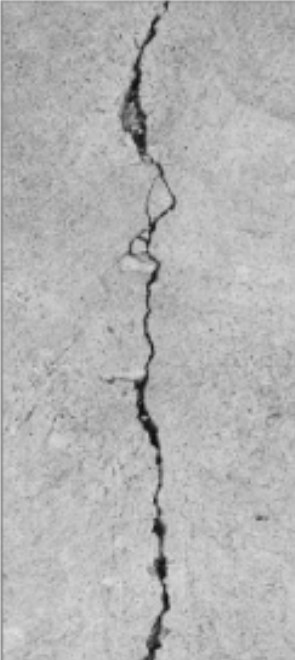
%> input picture data/crack.jpg, 295 x 660 px
$ octave code.m   (GNU Octave 9; MATLAB toolbox functions it lacks are replaced by stand-ins)
%> lines starting %> are read from the running program, lines starting %| are printed output that depends on the picture; in (x1, y1, x2, y2) boxes, pixels count from 0 and x2, y2 are one past the last pixel; in counts of white or black regions, pixels touching at a corner belong together; the program's own positions count from 1

img = imread("D:\sem_5\dip\project\crack.jpg");
%> img is the input picture: size 660x295x3 uint8; min 9, max 223, mean 179.3
img=im2gray(img);
%> img: size 660x295 uint8
%Apply Gaussian Blur to reduce noise
img_blur = imgaussfilt(img, 3);
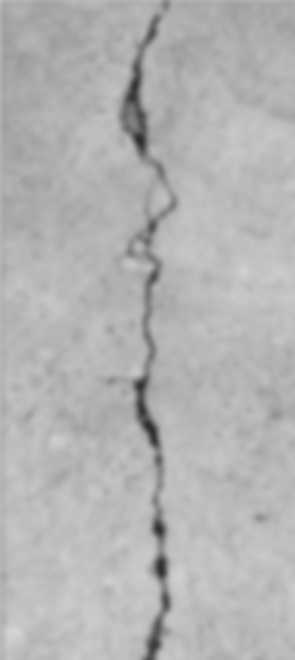
%> img_blur: size 660x295 uint8; min 44, max 212, mean 179.4

% Contrast Enhancement (Optional)
img_enhanced = imadjust(img_blur);
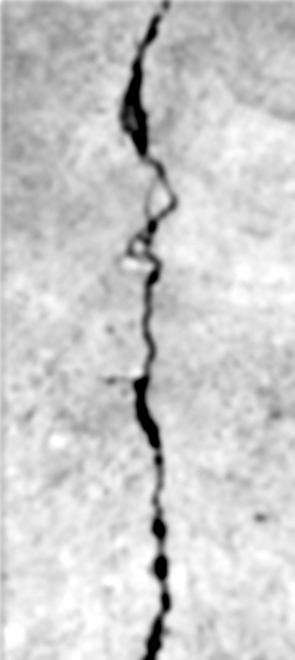
%> img_enhanced: size 660x295 uint8; min 0, max 255, mean 203.5

% Edge Detection using Canny
edges = edge(img_enhanced, 'Canny',[0.1 0.3]);
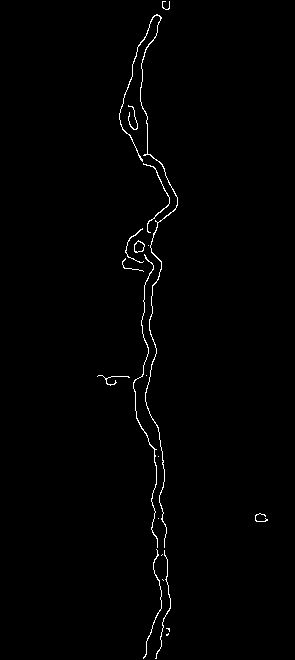
%> edges: size 660x295 logical; 0.97% white in thin lines or dots, all inside (x1, y1, x2, y2) = (97, 1, 268, 659)

% Otsu's Thresholding
otsu_threshold = graythresh(img_enhanced);
%> otsu_threshold = 0.527
binary_img = imbinarize(img_enhanced, otsu_threshold);
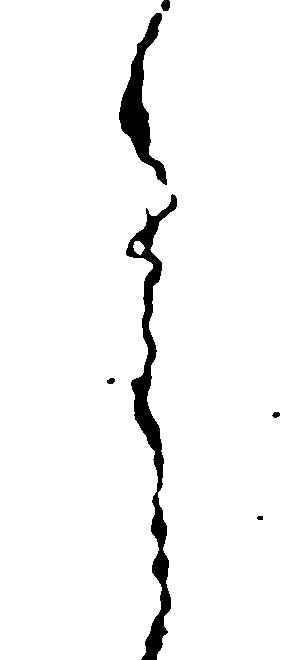
%> binary_img: size 660x295 logical; 95.8% white; 6 black regions, box (x1, y1, x2, y2) and area: (126, 194, 177, 660) 5272, (119, 13, 167, 185) 2671, (161, 0, 170, 11) 81, (107, 378, 115, 384) 38, (272, 412, 280, 418) 36, (257, 516, 263, 520) 22

%Morphological Operations
% Use morphological closing to fill gaps in the cracks
se = strel('line',2,90);
binary_img = imclose(binary_img, se);
%> binary_img: size 660x295 logical; 95.8% white; 6 black regions, box (x1, y1, x2, y2) and area: (126, 194, 177, 660) 5261, (119, 13, 167, 185) 2669, (161, 0, 170, 11) 81, (107, 378, 115, 384) 38, (273, 412, 280, 418) 35, (258, 516, 263, 520) 20

%  Combine Edge Detection and Thresholding Resultss
combined_img = im2bw(double(binary_img) + 3* double(edges), 0.5);
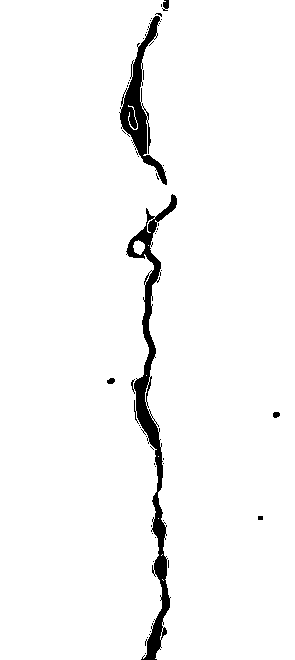
%> combined_img: size 660x295 logical; 96.5% white; 48 black regions (42 under 20 px), largest, box (x1, y1, x2, y2) and area: (126, 194, 177, 660) 4418, (119, 16, 167, 185) 2158, (162, 0, 169, 11) 54, (107, 378, 115, 384) 38, (273, 412, 280, 418) 35, (258, 516, 263, 520) 20


%  Remove small objects (noise) using area-based filtering
cleaned_img = bwareaopen(combined_img, 50);

%  Label Connected Components
[labeled_img, num] = bwlabel(cleaned_img);
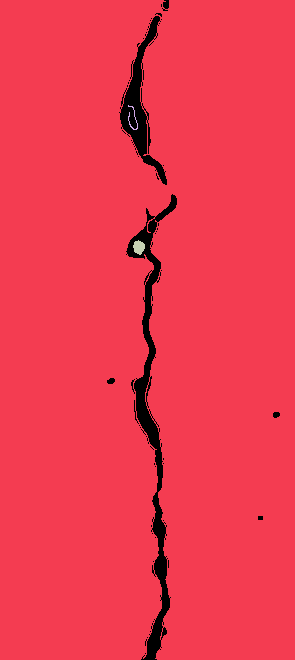
%> labeled_img: size 660x295 double; 4 distinct labels, from 0 to 3; one colour per label, 0 black
%> num = 3


%  Display results
figure;
subplot(2, 3, 1);
imshow(img);
title('Original Image');

subplot(2, 3, 2);
imshow(img_blur);
title('Gaussian Blurred');

subplot(2, 3, 3);
imshow(edges);
title('Canny Edge Detection');

subplot(2, 3, 4);
imshow(binary_img);
title('Otsu Thresholding');

subplot(2, 3, 5);
imshow(cleaned_img);
title('Cleaned Binary Image');

subplot(2, 3, 6);
imshow(label2rgb(labeled_img, 'spring', 'k', 'shuffle'));
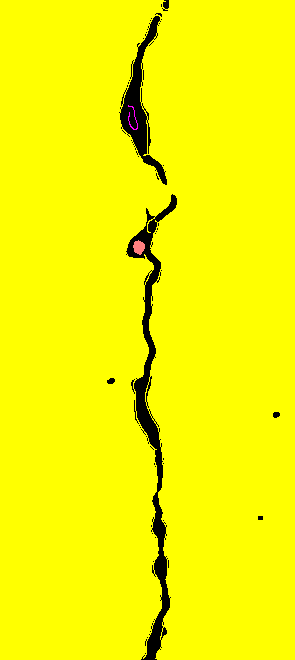
%> displayed picture: size 660x295x3, on the screen's scale of 0 to 255; mean R, G, B 246.1, 245.9, 0.2
title(['Detected Cracks: ', num2str(num)]);

stats = regionprops(cleaned_img, 'Area', 'Perimeter');
%> stats = 3 regions; Area and Perimeter: 187689 2989.7, 127 38.51, 56 98.17
total_crack_area = sum([stats.Area]);
%> total_crack_area = 187872
crack_density = total_crack_area / numel(cleaned_img);
%> crack_density = 0.965
disp(total_crack_area);
%| 187872
disp(crack_density);
%| 0.9649

$ run again, with data/PV.jpg copied over data/crack.jpg
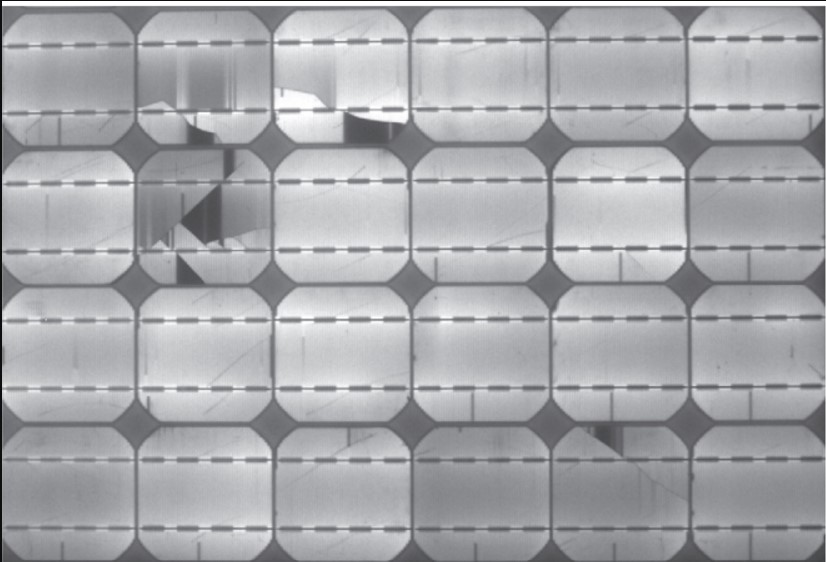
%> input picture data/PV.jpg, 826 x 562 px
%> img is the input picture: size 562x826x3 uint8; mean R, G, B 167.5, 168.4, 172
%> img: size 562x826 uint8
%> `edges = edge(img_enhanced, 'Canny',[0.1 0.3]);`:
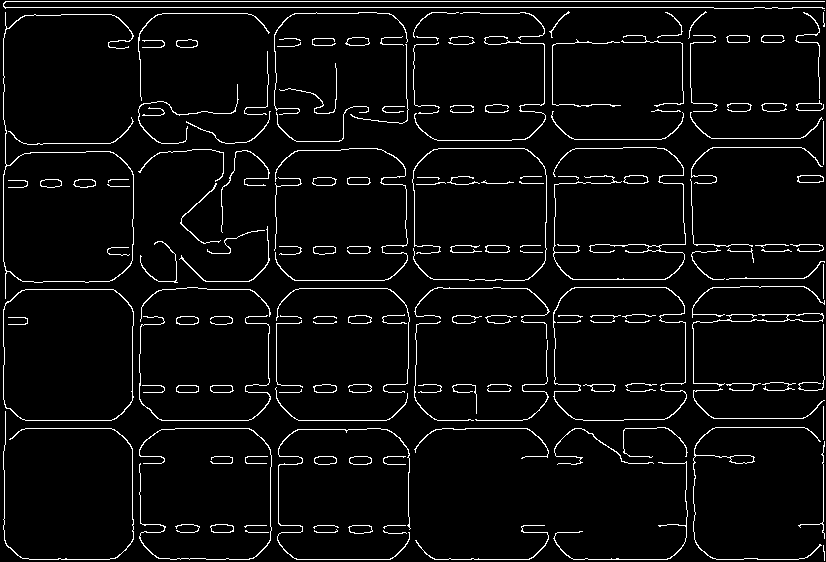
%> edges: size 562x826 logical; 4.7% white in thin lines or dots
%> otsu_threshold = 0.551
%> combined_img: size 562x826 logical; 62.5% white; 174 black regions (88 under 20 px), largest, box (x1, y1, x2, y2) and area: (0, 0, 826, 562) 163160, (719, 328, 823, 391) 2527, (386, 8, 433, 43) 640
%> cleaned_img: size 562x826 logical; 62.4% white; 174 black regions (88 under 20 px), largest, box (x1, y1, x2, y2) and area: (0, 0, 826, 562) 163560, (719, 328, 823, 391) 2527, (386, 8, 433, 43) 640
%> labeled_img: size 562x826 double; 31 distinct labels, from 0 to 30
%> num = 30
%> `imshow(label2rgb(labeled_img, 'spring', 'k', 'shuffle'));`:
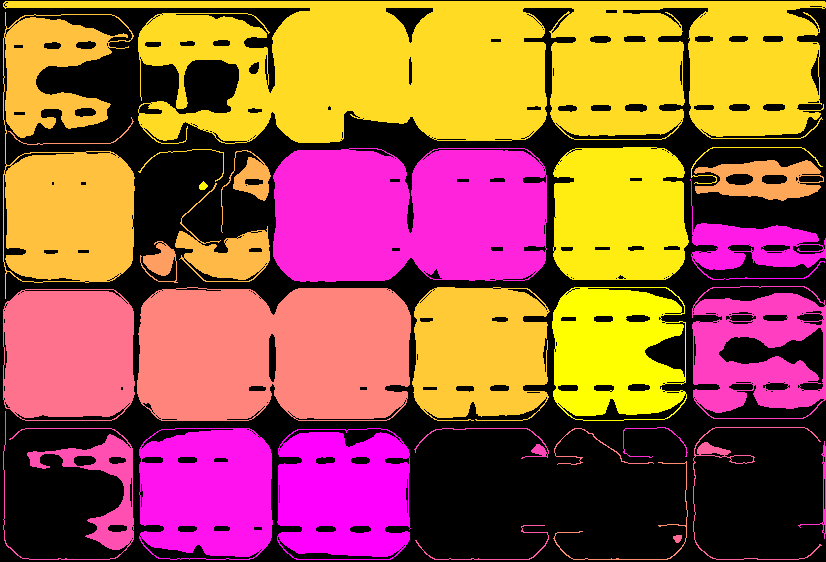
%> displayed picture: size 562x826x3, on the screen's scale of 0 to 255; mean R, G, B 159, 92.2, 66.8
%> stats = 30 regions; largest, Area and Perimeter: 78463 4565, 33173 862.1, 33131 911.8, 23734 1484, 16143 550
%> total_crack_area = 289520
%> crack_density = 0.624
%| 289520
%| 0.6237
